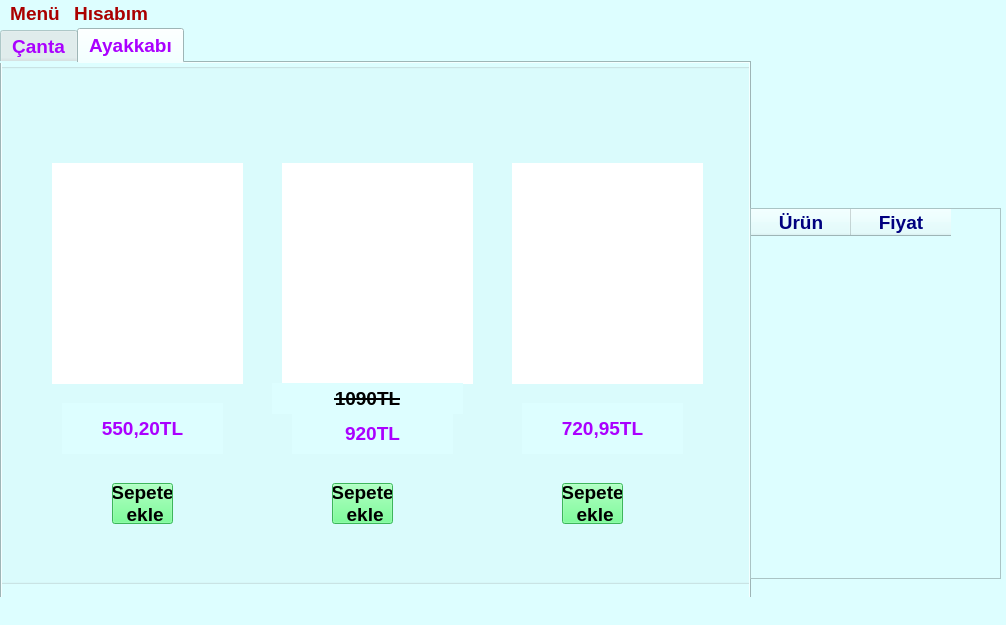
<?xml version="1.0" encoding="UTF-8"?>
<ui version="4.0">
 <class>Anasayfa</class>
 <widget class="QMainWindow" name="Anasayfa">
  <property name="geometry">
   <rect>
    <x>0</x>
    <y>0</y>
    <width>1006</width>
    <height>625</height>
   </rect>
  </property>
  <property name="windowTitle">
   <string>MainWindow</string>
  </property>
  <property name="styleSheet">
   <string notr="true">background-color:#ddfeff;
font-size:14pt;
color: rgb(170, 0, 0);
font-weight:bold;</string>
  </property>
  <widget class="QWidget" name="centralwidget">
   <widget class="QTabWidget" name="urun">
    <property name="geometry">
     <rect>
      <x>0</x>
      <y>0</y>
      <width>751</width>
      <height>571</height>
     </rect>
    </property>
    <property name="styleSheet">
     <string notr="true">background-color:#ddfeff;
color: rgb(170, 0, 255);
font-size:14pt;
font: 8pt &quot;Comic Sans MS&quot;;
font-weight:bold;</string>
    </property>
    <property name="currentIndex">
     <number>1</number>
    </property>
    <widget class="QWidget" name="tab">
     <attribute name="title">
      <string>Çanta</string>
     </attribute>
     <widget class="QGroupBox" name="groupBox">
      <property name="geometry">
       <rect>
        <x>-10</x>
        <y>0</y>
        <width>771</width>
        <height>521</height>
       </rect>
      </property>
      <property name="mouseTracking">
       <bool>false</bool>
      </property>
      <property name="title">
       <string/>
      </property>
      <widget class="QLabel" name="c1">
       <property name="enabled">
        <bool>true</bool>
       </property>
       <property name="geometry">
        <rect>
         <x>60</x>
         <y>100</y>
         <width>191</width>
         <height>221</height>
        </rect>
       </property>
       <property name="styleSheet">
        <string notr="true">background-color: rgb(255, 255, 255);</string>
       </property>
       <property name="text">
        <string/>
       </property>
       <property name="pixmap">
        <pixmap>C:/Users/Dell/.designer/backup/foto/1.jpg</pixmap>
       </property>
       <property name="scaledContents">
        <bool>true</bool>
       </property>
       <property name="openExternalLinks">
        <bool>true</bool>
       </property>
      </widget>
      <widget class="QLabel" name="c2">
       <property name="geometry">
        <rect>
         <x>290</x>
         <y>100</y>
         <width>191</width>
         <height>221</height>
        </rect>
       </property>
       <property name="styleSheet">
        <string notr="true">background-color: rgb(255, 255, 255);</string>
       </property>
       <property name="text">
        <string/>
       </property>
       <property name="pixmap">
        <pixmap>C:/Users/Dell/.designer/backup/foto/2.jpg</pixmap>
       </property>
       <property name="scaledContents">
        <bool>true</bool>
       </property>
      </widget>
      <widget class="QLabel" name="c3">
       <property name="geometry">
        <rect>
         <x>520</x>
         <y>100</y>
         <width>191</width>
         <height>221</height>
        </rect>
       </property>
       <property name="styleSheet">
        <string notr="true">background-color: rgb(255, 255, 255);</string>
       </property>
       <property name="text">
        <string/>
       </property>
       <property name="pixmap">
        <pixmap>C:/Users/Dell/.designer/backup/foto/3.jpg</pixmap>
       </property>
       <property name="scaledContents">
        <bool>true</bool>
       </property>
      </widget>
      <widget class="QPushButton" name="bs1">
       <property name="geometry">
        <rect>
         <x>120</x>
         <y>410</y>
         <width>61</width>
         <height>41</height>
        </rect>
       </property>
       <property name="font">
        <font>
         <family>MS Shell Dlg 2</family>
         <pointsize>9</pointsize>
         <weight>50</weight>
         <italic>false</italic>
         <bold>false</bold>
        </font>
       </property>
       <property name="styleSheet">
        <string notr="true">background-color: rgb(85, 255, 127);
font: 9pt &quot;MS Shell Dlg 2&quot;;
color: rgb(0, 0, 0);
</string>
       </property>
       <property name="text">
        <string>Sepete 
 ekle</string>
       </property>
      </widget>
      <widget class="QLabel" name="label_4">
       <property name="geometry">
        <rect>
         <x>70</x>
         <y>340</y>
         <width>161</width>
         <height>51</height>
        </rect>
       </property>
       <property name="styleSheet">
        <string notr="true">font: 20pt &quot;MS Shell Dlg 2&quot;;


</string>
       </property>
       <property name="text">
        <string>470,50TL</string>
       </property>
       <property name="alignment">
        <set>Qt::AlignCenter</set>
       </property>
      </widget>
      <widget class="QLabel" name="label_5">
       <property name="geometry">
        <rect>
         <x>300</x>
         <y>340</y>
         <width>161</width>
         <height>51</height>
        </rect>
       </property>
       <property name="styleSheet">
        <string notr="true">font: 20pt &quot;MS Shell Dlg 2&quot;;


</string>
       </property>
       <property name="text">
        <string>690,95TL</string>
       </property>
       <property name="alignment">
        <set>Qt::AlignCenter</set>
       </property>
      </widget>
      <widget class="QLabel" name="label_6">
       <property name="geometry">
        <rect>
         <x>530</x>
         <y>340</y>
         <width>161</width>
         <height>51</height>
        </rect>
       </property>
       <property name="styleSheet">
        <string notr="true">font: 20pt &quot;MS Shell Dlg 2&quot;;


</string>
       </property>
       <property name="text">
        <string>450,95TL</string>
       </property>
       <property name="alignment">
        <set>Qt::AlignCenter</set>
       </property>
      </widget>
      <widget class="QPushButton" name="bs2">
       <property name="geometry">
        <rect>
         <x>340</x>
         <y>410</y>
         <width>61</width>
         <height>41</height>
        </rect>
       </property>
       <property name="font">
        <font>
         <family>MS Shell Dlg 2</family>
         <pointsize>9</pointsize>
         <weight>50</weight>
         <italic>false</italic>
         <bold>false</bold>
        </font>
       </property>
       <property name="styleSheet">
        <string notr="true">background-color: rgb(85, 255, 127);
font: 9pt &quot;MS Shell Dlg 2&quot;;
color: rgb(0, 0, 0);
</string>
       </property>
       <property name="text">
        <string>Sepete 
 ekle</string>
       </property>
      </widget>
      <widget class="QPushButton" name="bs3">
       <property name="geometry">
        <rect>
         <x>570</x>
         <y>420</y>
         <width>61</width>
         <height>41</height>
        </rect>
       </property>
       <property name="font">
        <font>
         <family>MS Shell Dlg 2</family>
         <pointsize>9</pointsize>
         <weight>50</weight>
         <italic>false</italic>
         <bold>false</bold>
        </font>
       </property>
       <property name="styleSheet">
        <string notr="true">background-color: rgb(85, 255, 127);
font: 9pt &quot;MS Shell Dlg 2&quot;;
color: rgb(0, 0, 0);
</string>
       </property>
       <property name="text">
        <string>Sepete 
 ekle</string>
       </property>
      </widget>
     </widget>
    </widget>
    <widget class="QWidget" name="tab_2">
     <attribute name="title">
      <string>Ayakkabı</string>
     </attribute>
     <widget class="QGroupBox" name="groupBox_2">
      <property name="geometry">
       <rect>
        <x>-10</x>
        <y>0</y>
        <width>771</width>
        <height>521</height>
       </rect>
      </property>
      <property name="title">
       <string/>
      </property>
      <widget class="QLabel" name="a1">
       <property name="geometry">
        <rect>
         <x>60</x>
         <y>100</y>
         <width>191</width>
         <height>221</height>
        </rect>
       </property>
       <property name="styleSheet">
        <string notr="true">background-color: rgb(255, 255, 255);</string>
       </property>
       <property name="text">
        <string/>
       </property>
       <property name="pixmap">
        <pixmap>C:/Users/Dell/.designer/backup/foto/4.jpg</pixmap>
       </property>
       <property name="scaledContents">
        <bool>true</bool>
       </property>
      </widget>
      <widget class="QLabel" name="a2">
       <property name="geometry">
        <rect>
         <x>290</x>
         <y>100</y>
         <width>191</width>
         <height>221</height>
        </rect>
       </property>
       <property name="styleSheet">
        <string notr="true">background-color: rgb(255, 255, 255);</string>
       </property>
       <property name="text">
        <string/>
       </property>
       <property name="pixmap">
        <pixmap>C:/Users/Dell/.designer/backup/foto/5.jpg</pixmap>
       </property>
       <property name="scaledContents">
        <bool>true</bool>
       </property>
      </widget>
      <widget class="QLabel" name="a3">
       <property name="geometry">
        <rect>
         <x>520</x>
         <y>100</y>
         <width>191</width>
         <height>221</height>
        </rect>
       </property>
       <property name="styleSheet">
        <string notr="true">background-color: rgb(255, 255, 255);</string>
       </property>
       <property name="text">
        <string/>
       </property>
       <property name="pixmap">
        <pixmap>C:/Users/Dell/.designer/backup/foto/6.jpg</pixmap>
       </property>
       <property name="scaledContents">
        <bool>true</bool>
       </property>
      </widget>
      <widget class="QPushButton" name="bs4">
       <property name="geometry">
        <rect>
         <x>120</x>
         <y>420</y>
         <width>61</width>
         <height>41</height>
        </rect>
       </property>
       <property name="font">
        <font>
         <family>MS Shell Dlg 2</family>
         <pointsize>9</pointsize>
         <weight>50</weight>
         <italic>false</italic>
         <bold>false</bold>
        </font>
       </property>
       <property name="styleSheet">
        <string notr="true">background-color: rgb(85, 255, 127);
font: 9pt &quot;MS Shell Dlg 2&quot;;
color: rgb(0, 0, 0);
</string>
       </property>
       <property name="text">
        <string>Sepete 
 ekle</string>
       </property>
      </widget>
      <widget class="QLabel" name="label_10">
       <property name="geometry">
        <rect>
         <x>70</x>
         <y>340</y>
         <width>161</width>
         <height>51</height>
        </rect>
       </property>
       <property name="styleSheet">
        <string notr="true">font: 20pt &quot;MS Shell Dlg 2&quot;;


</string>
       </property>
       <property name="text">
        <string>550,20TL</string>
       </property>
       <property name="alignment">
        <set>Qt::AlignCenter</set>
       </property>
      </widget>
      <widget class="QLabel" name="label_11">
       <property name="geometry">
        <rect>
         <x>280</x>
         <y>320</y>
         <width>191</width>
         <height>31</height>
        </rect>
       </property>
       <property name="styleSheet">
        <string notr="true">font: 20pt &quot;MS Shell Dlg 2&quot;;
font: 9pt &quot;MS Shell Dlg 2&quot;;
color: rgb(0, 0, 0);
text-decoration: line-through;


</string>
       </property>
       <property name="text">
        <string>1090TL</string>
       </property>
       <property name="alignment">
        <set>Qt::AlignCenter</set>
       </property>
      </widget>
      <widget class="QLabel" name="label_12">
       <property name="geometry">
        <rect>
         <x>530</x>
         <y>340</y>
         <width>161</width>
         <height>51</height>
        </rect>
       </property>
       <property name="styleSheet">
        <string notr="true">font: 20pt &quot;MS Shell Dlg 2&quot;;


</string>
       </property>
       <property name="text">
        <string>720,95TL</string>
       </property>
       <property name="alignment">
        <set>Qt::AlignCenter</set>
       </property>
      </widget>
      <widget class="QPushButton" name="bs5">
       <property name="geometry">
        <rect>
         <x>340</x>
         <y>420</y>
         <width>61</width>
         <height>41</height>
        </rect>
       </property>
       <property name="font">
        <font>
         <family>MS Shell Dlg 2</family>
         <pointsize>9</pointsize>
         <weight>50</weight>
         <italic>false</italic>
         <bold>false</bold>
        </font>
       </property>
       <property name="styleSheet">
        <string notr="true">background-color: rgb(85, 255, 127);
font: 9pt &quot;MS Shell Dlg 2&quot;;
color: rgb(0, 0, 0);
</string>
       </property>
       <property name="text">
        <string>Sepete 
 ekle</string>
       </property>
      </widget>
      <widget class="QLabel" name="label_13">
       <property name="geometry">
        <rect>
         <x>300</x>
         <y>350</y>
         <width>161</width>
         <height>41</height>
        </rect>
       </property>
       <property name="styleSheet">
        <string notr="true">font: 20pt &quot;MS Shell Dlg 2&quot;;


</string>
       </property>
       <property name="text">
        <string>920TL</string>
       </property>
       <property name="alignment">
        <set>Qt::AlignCenter</set>
       </property>
      </widget>
      <widget class="QPushButton" name="bs5_2">
       <property name="geometry">
        <rect>
         <x>570</x>
         <y>420</y>
         <width>61</width>
         <height>41</height>
        </rect>
       </property>
       <property name="font">
        <font>
         <family>MS Shell Dlg 2</family>
         <pointsize>9</pointsize>
         <weight>50</weight>
         <italic>false</italic>
         <bold>false</bold>
        </font>
       </property>
       <property name="styleSheet">
        <string notr="true">background-color: rgb(85, 255, 127);
font: 9pt &quot;MS Shell Dlg 2&quot;;
color: rgb(0, 0, 0);
</string>
       </property>
       <property name="text">
        <string>Sepete 
 ekle</string>
       </property>
      </widget>
     </widget>
    </widget>
   </widget>
   <widget class="QTableWidget" name="tableWidget">
    <property name="geometry">
     <rect>
      <x>750</x>
      <y>180</y>
      <width>251</width>
      <height>371</height>
     </rect>
    </property>
    <property name="styleSheet">
     <string notr="true">font: 75 13pt &quot;MS Serif&quot;;
color: rgb(0, 0, 127);</string>
    </property>
    <column>
     <property name="text">
      <string>Ürün</string>
     </property>
    </column>
    <column>
     <property name="text">
      <string>Fiyat</string>
     </property>
    </column>
   </widget>
   <widget class="QLabel" name="label_14">
    <property name="geometry">
     <rect>
      <x>759</x>
      <y>245</y>
      <width>101</width>
      <height>51</height>
     </rect>
    </property>
    <property name="styleSheet">
     <string notr="true">
font: 25 10pt &quot;Cascadia Code Light&quot;;

</string>
    </property>
    <property name="text">
     <string/>
    </property>
    <property name="alignment">
     <set>Qt::AlignCenter</set>
    </property>
   </widget>
   <widget class="QLabel" name="label_15">
    <property name="geometry">
     <rect>
      <x>882</x>
      <y>245</y>
      <width>111</width>
      <height>51</height>
     </rect>
    </property>
    <property name="styleSheet">
     <string notr="true">
font: 25 10pt &quot;Cascadia Code Light&quot;;

</string>
    </property>
    <property name="text">
     <string/>
    </property>
    <property name="alignment">
     <set>Qt::AlignLeading|Qt::AlignLeft|Qt::AlignVCenter</set>
    </property>
   </widget>
   <widget class="QLabel" name="label_16">
    <property name="geometry">
     <rect>
      <x>883</x>
      <y>330</y>
      <width>111</width>
      <height>51</height>
     </rect>
    </property>
    <property name="styleSheet">
     <string notr="true">
font: 25 10pt &quot;Cascadia Code Light&quot;;

</string>
    </property>
    <property name="text">
     <string/>
    </property>
    <property name="alignment">
     <set>Qt::AlignLeading|Qt::AlignLeft|Qt::AlignVCenter</set>
    </property>
   </widget>
   <widget class="QLabel" name="label_17">
    <property name="geometry">
     <rect>
      <x>760</x>
      <y>330</y>
      <width>101</width>
      <height>51</height>
     </rect>
    </property>
    <property name="styleSheet">
     <string notr="true">
font: 25 10pt &quot;Cascadia Code Light&quot;;

</string>
    </property>
    <property name="text">
     <string/>
    </property>
    <property name="alignment">
     <set>Qt::AlignCenter</set>
    </property>
   </widget>
  </widget>
  <widget class="QMenuBar" name="menubar">
   <property name="geometry">
    <rect>
     <x>0</x>
     <y>0</y>
     <width>1006</width>
     <height>37</height>
    </rect>
   </property>
   <widget class="QMenu" name="menuMen">
    <property name="title">
     <string>Menü</string>
    </property>
    <addaction name="separator"/>
    <addaction name="cikis"/>
   </widget>
   <widget class="QMenu" name="menuH_sab_m">
    <property name="title">
     <string>Hısabım</string>
    </property>
    <addaction name="kayit"/>
   </widget>
   <addaction name="menuMen"/>
   <addaction name="menuH_sab_m"/>
  </widget>
  <widget class="QStatusBar" name="statusbar"/>
  <action name="actionKad_n">
   <property name="text">
    <string>Kadın</string>
   </property>
  </action>
  <action name="actionErkek">
   <property name="text">
    <string>Erkek</string>
   </property>
  </action>
  <action name="action_ocuk">
   <property name="text">
    <string>Çocuk</string>
   </property>
  </action>
  <action name="cikis">
   <property name="text">
    <string>Çıkış</string>
   </property>
  </action>
  <action name="Gris">
   <property name="text">
    <string>Griş Yap</string>
   </property>
  </action>
  <action name="kayit">
   <property name="text">
    <string>Kayıt </string>
   </property>
  </action>
  <action name="actionsepet">
   <property name="text">
    <string>sepet</string>
   </property>
  </action>
  <action name="actionFavoriler">
   <property name="text">
    <string>Favoriler</string>
   </property>
  </action>
  <action name="sepet_2">
   <property name="text">
    <string>sepet</string>
   </property>
  </action>
 </widget>
 <resources/>
 <connections/>
</ui>
